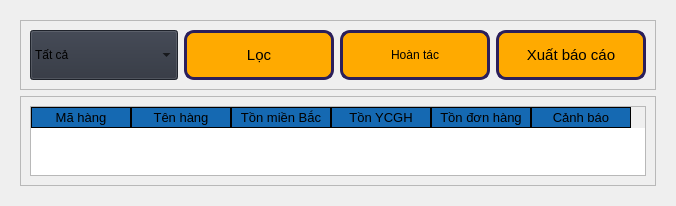
               <widget class="QWidget" name="page_18">
                <layout class="QHBoxLayout" name="horizontalLayout_47">
                 <item>
                  <widget class="QWidget" name="widget_23" native="true">
                   <layout class="QVBoxLayout" name="verticalLayout_73">
                    <item>
                     <widget class="QFrame" name="frame_59">
                      <property name="frameShape">
                       <enum>QFrame::StyledPanel</enum>
                      </property>
                      <property name="frameShadow">
                       <enum>QFrame::Raised</enum>
                      </property>
                      <layout class="QHBoxLayout" name="horizontalLayout_49">
                       <item>
                        <widget class="QComboBox" name="canhBaoCb">
                         <property name="minimumSize">
                          <size>
                           <width>0</width>
                           <height>40</height>
                          </size>
                         </property>
                         <property name="maximumSize">
                          <size>
                           <width>500</width>
                           <height>200</height>
                          </size>
                         </property>
                         <property name="styleSheet">
                          <string notr="true">background-color:#2c313c;</string>
                         </property>
                         <item>
                          <property name="text">
                           <string>Tất cả</string>
                          </property>
                         </item>
                         <item>
                          <property name="text">
                           <string>Cấp 1</string>
                          </property>
                         </item>
                         <item>
                          <property name="text">
                           <string>Cấp 2</string>
                          </property>
                         </item>
                         <item>
                          <property name="text">
                           <string>Cấp 3</string>
                          </property>
                         </item>
                         <item>
                          <property name="text">
                           <string>Bình thường</string>
                          </property>
                         </item>
                        </widget>
                       </item>
                       <item>
                        <widget class="QPushButton" name="canhBaoFilterBtn">
                         <property name="minimumSize">
                          <size>
                           <width>150</width>
                           <height>50</height>
                          </size>
                         </property>
                         <property name="maximumSize">
                          <size>
                           <width>150</width>
                           <height>100</height>
                          </size>
                         </property>
                         <property name="font">
                          <font>
                           <family>MS Shell Dlg 2</family>
                           <pointsize>11</pointsize>
                           <weight>50</weight>
                           <italic>false</italic>
                           <bold>false</bold>
                          </font>
                         </property>
                         <property name="styleSheet">
                          <string notr="true">background-color: rgb(255, 170, 0);
border:3px solid rgb(43,31,91);
border-radius:10px;</string>
                         </property>
                         <property name="text">
                          <string>Lọc</string>
                         </property>
                         <property name="icon">
                          <iconset resource="resources.qrc">
                           <normaloff>:/icons/icons/filter.svg</normaloff>:/icons/icons/filter.svg</iconset>
                         </property>
                         <property name="iconSize">
                          <size>
                           <width>24</width>
                           <height>24</height>
                          </size>
                         </property>
                        </widget>
                       </item>
                       <item>
                        <widget class="QPushButton" name="hoanTacCbBtn">
                         <property name="minimumSize">
                          <size>
                           <width>150</width>
                           <height>50</height>
                          </size>
                         </property>
                         <property name="maximumSize">
                          <size>
                           <width>150</width>
                           <height>100</height>
                          </size>
                         </property>
                         <property name="styleSheet">
                          <string notr="true">background-color: rgb(255, 170, 0);
border:3px solid rgb(43,31,91);
border-radius:10px;</string>
                         </property>
                         <property name="text">
                          <string>Hoàn tác</string>
                         </property>
                         <property name="icon">
                          <iconset resource="resources.qrc">
                           <normaloff>:/icons/icons/refresh-ccw.svg</normaloff>:/icons/icons/refresh-ccw.svg</iconset>
                         </property>
                         <property name="iconSize">
                          <size>
                           <width>24</width>
                           <height>24</height>
                          </size>
                         </property>
                        </widget>
                       </item>
                       <item>
                        <widget class="QPushButton" name="canhBaoXuatBCBtn">
                         <property name="minimumSize">
                          <size>
                           <width>150</width>
                           <height>50</height>
                          </size>
                         </property>
                         <property name="maximumSize">
                          <size>
                           <width>150</width>
                           <height>100</height>
                          </size>
                         </property>
                         <property name="font">
                          <font>
                           <family>MS Shell Dlg 2</family>
                           <pointsize>11</pointsize>
                           <weight>50</weight>
                           <italic>false</italic>
                           <bold>false</bold>
                          </font>
                         </property>
                         <property name="styleSheet">
                          <string notr="true">background-color: rgb(255, 170, 0);
border:3px solid rgb(43,31,91);
border-radius:10px;</string>
                         </property>
                         <property name="text">
                          <string>Xuất báo cáo</string>
                         </property>
                         <property name="icon">
                          <iconset resource="resources.qrc">
                           <normaloff>:/icons/icons/printer.svg</normaloff>:/icons/icons/printer.svg</iconset>
                         </property>
                         <property name="iconSize">
                          <size>
                           <width>24</width>
                           <height>24</height>
                          </size>
                         </property>
                        </widget>
                       </item>
                      </layout>
                     </widget>
                    </item>
                    <item>
                     <widget class="QFrame" name="frame_60">
                      <property name="styleSheet">
                       <string notr="true">
QTableWidget{
font-size:8t;
}
QHeaderView::section{
background-color:rgb(21, 105, 178);
border:1px solid rgb(0,0,0);
font-size:10pt;
white-space: normal;
}
</string>
                      </property>
                      <property name="frameShape">
                       <enum>QFrame::StyledPanel</enum>
                      </property>
                      <property name="frameShadow">
                       <enum>QFrame::Raised</enum>
                      </property>
                      <layout class="QHBoxLayout" name="horizontalLayout_48">
                       <item alignment="Qt::AlignHCenter">
                        <widget class="QTableWidget" name="canhBaoTb">
                         <property name="minimumSize">
                          <size>
                           <width>350</width>
                           <height>0</height>
                          </size>
                         </property>
                         <property name="sizeAdjustPolicy">
                          <enum>QAbstractScrollArea::AdjustToContents</enum>
                         </property>
                         <property name="sortingEnabled">
                          <bool>true</bool>
                         </property>
                         <property name="wordWrap">
                          <bool>true</bool>
                         </property>
                         <column>
                          <property name="text">
                           <string>Mã hàng</string>
                          </property>
                          <property name="background">
                           <color>
                            <red>255</red>
                            <green>255</green>
                            <blue>255</blue>
                           </color>
                          </property>
                         </column>
                         <column>
                          <property name="text">
                           <string>Tên hàng</string>
                          </property>
                         </column>
                         <column>
                          <property name="text">
                           <string>Tồn miền Bắc</string>
                          </property>
                         </column>
                         <column>
                          <property name="text">
                           <string>Tồn YCGH</string>
                          </property>
                         </column>
                         <column>
                          <property name="text">
                           <string>Tồn đơn hàng</string>
                          </property>
                         </column>
                         <column>
                          <property name="text">
                           <string>Cảnh báo</string>
                          </property>
                         </column>
                        </widget>
                       </item>
                      </layout>
                     </widget>
                    </item>
                   </layout>
                  </widget>
                 </item>
                </layout>
               </widget>
